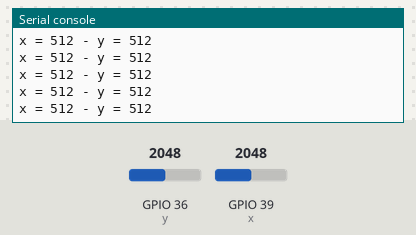
The program below on a simulated ESP32 board running MicroPython. Parts: the last lines printed to the serial console. Inputs (shaded band) come from the test bench; at power-on: GPIO 36 (y) = 2048, GPIO 39 (x) = 2048 (analog values on the 0–4095 scale).

Above: at 1.2 s.
1.3 s: GPIO 36 (y) set to 2866
At 1.56 s:
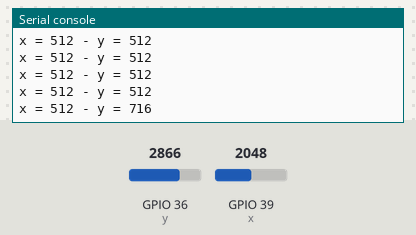
2.8 s: GPIO 39 (x) set to 2866
At 2.96 s:
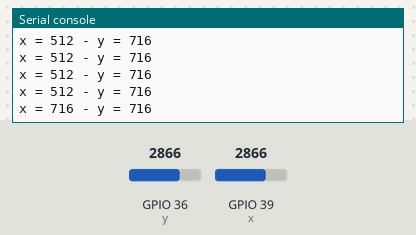
4.3 s: GPIO 36 (y) set to 3603
At 4.36 s:
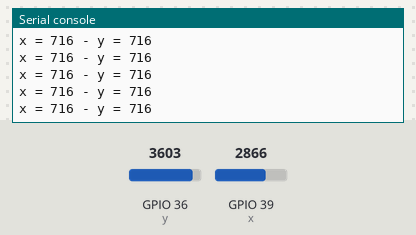
5.8 s: GPIO 39 (x) set to 3603
At 5.97 s:
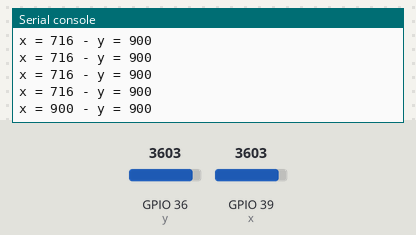
Timing chart, 0 to 8.3 s (numbered marks = the images above; inputs shaded):
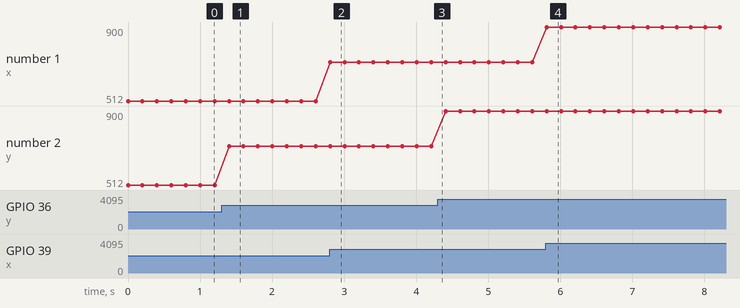

The program:

joystick.py
```python
from machine import Pin, ADC
from time import sleep

x = ADC(Pin(39))
y = ADC(Pin(36))
x.width(ADC.WIDTH_10BIT)
x.atten(ADC.ATTN_11DB)
y.width(ADC.WIDTH_10BIT)
y.atten(ADC.ATTN_11DB)

while True:
    print("x =",x.read(),"- y =",y.read())
    sleep(0.2)
```

Measured:
- after the input at 1.3 s, the serial console: prints a new line after 0.10 s (image 1)
- after the input at 2.8 s, the serial console: prints a new line at once (image 2)
- after the input at 5.8 s, the serial console: prints a new line at once (image 4)
- plotted number 2: 512 → 716 after the input at 1.3 s, 716 → 900 after the input at 4.3 s
